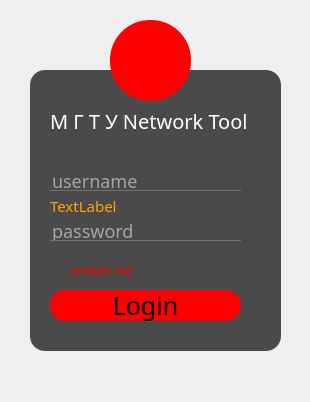
<?xml version="1.0" encoding="UTF-8"?>
<ui version="4.0">
 <class>Form</class>
 <widget class="QWidget" name="Form">
  <property name="geometry">
   <rect>
    <x>0</x>
    <y>0</y>
    <width>310</width>
    <height>402</height>
   </rect>
  </property>
  <property name="windowTitle">
   <string>Form</string>
  </property>
  <property name="styleSheet">
   <string notr="true">*{
font-family:century gothic;
font-size:25px;
}


QFrame{
background:rgba(33, 33, 33, 80%);;
border-radius:15px;
}

QPushButton#btn_login{
background:red;
border-radius:15px;
}

QPushButton:hover#btn_login{
color:#333;
border-radius:15px;
background:#49ebff;
}

QToolButton{
color:white;
background:red;
border-radius:40px;
}

QLabel{
background:transparent;
font-size:20px;
color:white;
}
QLabel#info_label{
background:transparent;
font-size:15px;
color:orange;
}
QLineEdit
{
font-size:18px;
background:transparent;
border:none;
color:white;
border-bottom:1px solid #717072;

}

QCheckBox{
font-size:12px;
background:transparent;
border:none;
color:red;
}
</string>
  </property>
  <widget class="QFrame" name="frame">
   <property name="geometry">
    <rect>
     <x>30</x>
     <y>70</y>
     <width>251</width>
     <height>281</height>
    </rect>
   </property>
   <property name="frameShape">
    <enum>QFrame::StyledPanel</enum>
   </property>
   <property name="frameShadow">
    <enum>QFrame::Raised</enum>
   </property>
   <widget class="QLabel" name="label">
    <property name="geometry">
     <rect>
      <x>20</x>
      <y>30</y>
      <width>221</width>
      <height>41</height>
     </rect>
    </property>
    <property name="text">
     <string>М Г Т У Network Tool</string>
    </property>
   </widget>
   <widget class="QPushButton" name="btn_login">
    <property name="geometry">
     <rect>
      <x>20</x>
      <y>220</y>
      <width>191</width>
      <height>31</height>
     </rect>
    </property>
    <property name="text">
     <string>Login</string>
    </property>
   </widget>
   <widget class="QLineEdit" name="lineEdit_name">
    <property name="geometry">
     <rect>
      <x>20</x>
      <y>100</y>
      <width>191</width>
      <height>21</height>
     </rect>
    </property>
    <property name="acceptDrops">
     <bool>false</bool>
    </property>
    <property name="inputMask">
     <string/>
    </property>
    <property name="text">
     <string/>
    </property>
    <property name="placeholderText">
     <string>username</string>
    </property>
   </widget>
   <widget class="QLineEdit" name="lineEdit_pwd">
    <property name="geometry">
     <rect>
      <x>20</x>
      <y>150</y>
      <width>191</width>
      <height>21</height>
     </rect>
    </property>
    <property name="acceptDrops">
     <bool>false</bool>
    </property>
    <property name="text">
     <string/>
    </property>
    <property name="echoMode">
     <enum>QLineEdit::Password</enum>
    </property>
    <property name="placeholderText">
     <string>password</string>
    </property>
   </widget>
   <widget class="QCheckBox" name="remberme">
    <property name="geometry">
     <rect>
      <x>20</x>
      <y>190</y>
      <width>121</width>
      <height>21</height>
     </rect>
    </property>
    <property name="text">
     <string>rember me</string>
    </property>
   </widget>
   <widget class="QLabel" name="info_label">
    <property name="enabled">
     <bool>true</bool>
    </property>
    <property name="geometry">
     <rect>
      <x>20</x>
      <y>100</y>
      <width>201</width>
      <height>71</height>
     </rect>
    </property>
    <property name="text">
     <string>TextLabel</string>
    </property>
    <property name="alignment">
     <set>Qt::AlignJustify|Qt::AlignVCenter</set>
    </property>
   </widget>
  </widget>
  <widget class="QToolButton" name="toolButton">
   <property name="geometry">
    <rect>
     <x>110</x>
     <y>20</y>
     <width>81</width>
     <height>81</height>
    </rect>
   </property>
   <property name="text">
    <string/>
   </property>
  </widget>
 </widget>
 <resources/>
 <connections/>
</ui>
